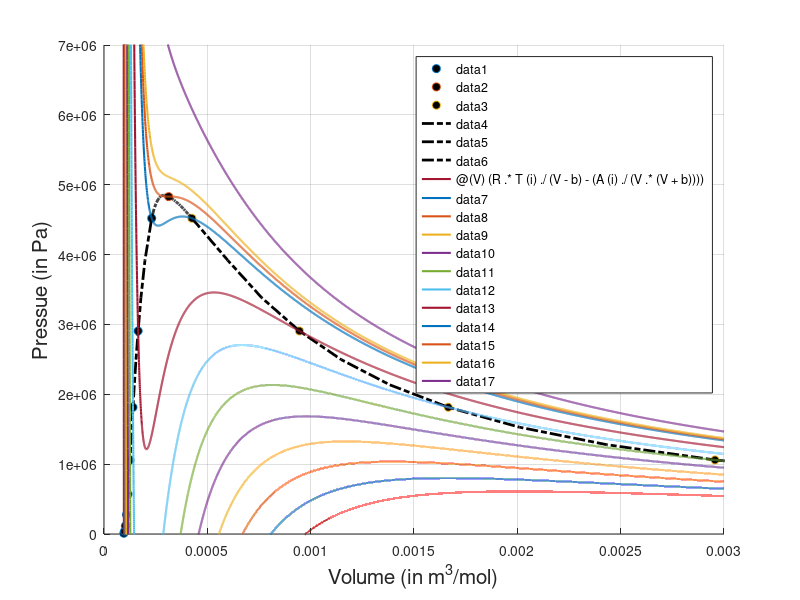

Source code (MATLAB):
% Assignment - CHE221

% System: Acetonitrile
% EOS: Soave-Redlich-Kwong

% Parameters: P_c, T_c, R, omega
P_c = 4.83 * 10^6;
T_c = 545.5;
R = 8.314;
omega = 0.338;

% Define a,b,alpha
alpha = @(T) (1 + (0.480 + 1.574*omega - 0.176*omega^2)*(1 - (T./T_c).^0.5)).^2;
a = @(T) (0.42748 * alpha(T) * R^2 * T_c^2) / P_c;
b = 0.08664 * R * T_c / P_c;

% Expression for P_sat
C = [58.308 -5385.6 -5.4954 5.3634*10^-6 2];
P_sat = @(T) exp(C(1) + (C(2) / T) + C(3) * log(T) + C(4) * (T^C(5)));

% Temperature range from T = 300K to 600K with increments of 20K
T = 300:10:600;
A = zeros(31);
P_s = zeros(25);
% Calculate guess P_sat
for i = 1:31
    A(i) = a(T(i));
    if (i < 26)
        P_s(i) = P_sat(T(i));
    end
end

% Define P, Z and mu
P = @(V,T) R.*T./(V-b) - a(T)./(V.*(V+b));
Z = @(V,T) (V/(V-b)) - (a(T) / (R*T*(V+b)));
mu = @(V,T) log(V/(V-b)) + a(T)*log(V/(V+b))/(b*R*T) + Z(V,T) - 1 - log(Z(V,T));

tol = 0.01;
del_mu = zeros(25);
v = zeros(25,3);
for i = 1:25
    % Calculate initial values of V liquid and vapor
    v(i,:) = roots([P_s(i) -R*T(i) -(P_s(i)*b*b + R*T(i)*b - A(i)) -A(i)*b]);

    % Calculate difference in mu l and mu v
    del_mu(i) = mu(v(i,3),T(i)) - mu(v(i,1),T(i));
    % disp(del_mu(i));

    if (del_mu(i) > 0)
        k = 1;
    else
        k = -1;
    end

    while (abs(del_mu(i)) > tol)
        P_s(i) = P_s(i) + k * 10^2; % Update the P_sat value by incrementing or decrementing by 10Pa
        v(i,:) = roots([P_s(i) -R*T(i) -(P_s(i)*b*b + R*T(i)*b - A(i)) -A(i)*b]);
        del_mu(i) = mu(v(i,3),T(i)) - mu(v(i,1),T(i));
        % disp(del_mu(i));
    end
end

% Derived from EOS from critical.m
v_c = sqrt(3*a(T_c)*b / (R*T_c));
p1 = P(v_c,T_c);

hold on;

% Plot the dome for vapor-liquid equilibria
xx = [v(:,3)' v_c flip(v(:,1)')];
yy = [P_s(:,1)' p1 flip(P_s(:,1)')];

plot(xx(1:3:25),yy(1:3:25),'o','markerfacecolor','black');
plot(xx(26),yy(26),'o','markerfacecolor','black');
plot(xx(27:3:51),yy(27:3:51),'o','markerfacecolor','black');

plot(xx(1:25),yy(1:25),'linestyle','-.','linewidth',2,'color','black','Marker','none');
plot(xx(27:51),yy(27:51),'linestyle','-.','linewidth',2,'color','black','Marker','none');
xspline = linspace(xx(25),xx(27),200);
yspline = interp1(xx,yy,xspline,'spline');
plot(xspline,yspline,'linestyle','-.','linewidth',2,'color','black');

% Plot isotherms for T = [300 330 360 390 420 450 480 510 540]
for i = 1:3:25
    p = @(V) (R.*T(i)./(V-b) - (A(i)./(V.*(V+b))));
    fplot(p,[b+10^-5 3*10^-3],'linewidth',1.5);
end

% Plot at T_c = 545.5
p = @(V) P(V,545.5);
fplot(p,[b+10^-5 3*10^-3],'linewidth',1.5);

% Plot isotherms for T = [550 580]
for i = 26:3:31
    p = @(V) (R.*T(i)./(V-b) - (A(i)./(V.*(V+b))));
    fplot(p,[b+10^-5 3*10^-3],'linewidth',1.5);
end

% Scale the plot to display the curves properly
grid on;
xlim([0 3*10^-3]);
ylim([0, 70 * 10^5]);

xlabel("Volume (in m^3/mol)",'fontsize',15);
ylabel("Pressue (in Pa)",'fontsize',15);

hold off;